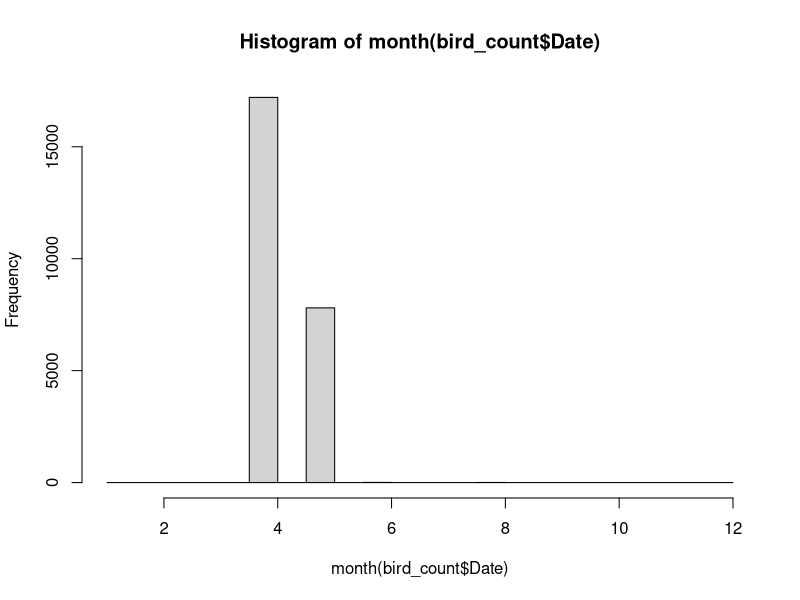

The R source for this figure: (Note: this script raises an error after producing the figure.)
## ---- chunk 1
#install.packages("tidyverse")
library(tidyverse)

# use to fix the date values from character to actual date
#install.packages("lubridate")
library(lubridate)

#install.packages("caret")
library(caret)


fowls <- read.csv("duck_data.csv")

fowls$STRATUM = as.character(fowls$STRATUM)

birds <- fowls %>% 
  mutate( 
        # Combining the old goose counts with the new goose counts, 
        # if the new count exists, then that is what we will use, otherwise we'll use the old count...
        # not the best practice but good enough for now
        CanadianGoose = if_else(!is.na(CAGO_TIBN), CAGO_TIBN, CAGO_TIB)) %>%
  
  rename(Year = YEAR, State = STATE, TimeOfDay = CKTYPE, Plot = PLOT, Date = DATE,
          Stratum = STRATUM, WetHab = WETHAB, Handfeed = HANDFEED, 
          Mallard = MALL_TIB, 
          AmBlackDuck = ABDU_TIB, 
          WoodDuck = WODU_TIB) %>%
  
  # Removing extra columns - Have the TIBN and TIB data else where
  # The pairs of birds seems to have been calculated based on the number of birds seen
  # so I am just using the birds variables -> Maybe come back to automate for Pairs
  select(!CAGO_TIB, -CAGO_TIBN, -ends_with("_TIP")) %>%
  
  # Pivoting the table so each observation denotes the count of one species
  # (making it easier to filter)
  pivot_longer(cols = 9:12, names_to = "Species", values_to = "Count") %>%
  
  # Only keeping explicit zeroes. The data was square so I assume those were introduced
  # by the structure as there are plenty of zeroes as well
  filter(!is.na(Count))


# Fixing the dates to actual date instead of character strings
birds$Date <- mdy(birds$Date)

# This has all years
# unique(birds$Year)

# The overwhelming majority of these are zeroes (105526/134444, this is about eighty percent of the data is zeroes)
# Removing these zeroes removes all observations for 2010 and 2012. 
count_zeros <- birds %>% filter(Count == 0)

# These are just records where birds were seen
bird_count <- birds %>% filter(Count != 0)
# No 2010 or 2012, meaning that the only recorded counts those years is 0 for all species
# that's not very helpful anyways
# unique(bird_count$Year)

# # Just looking at these dates that are missing or a null value, 
# # they seem to be all over the place (lots of states, years, ect)
# # so I'm just going to make a note of that... For now I'm just not going to 
# # use this variable
# missing_date <- birds %>% filter(is.na(Date)|Date == "1900-01-01")
# # NOTE: There are 30310 records who don't have the date recorded and it looks like they are all cohorts
# 
# # Just for the records we look at, only 3891/28918 are missing the date
# missing_date_count <- bird_count %>% filter(is.na(Date)|Date == "1900-01-01")
# # so I'm just going to get rid of that 13% of data as well
bird_count <- bird_count %>% filter(-is.na(Date)|Date != "1900-01-01")

# Finally, I can see that I have two records listed as 20/04/1930 in Date, while Year reads 2003
# so those dates will become 20/04/2003
bird_count[bird_count == "1930-04-20"] <- as.Date("2003-04-20")

# Defining bird sightings by season for a bar plot
bird_season <- bird_count %>% mutate(
  season = cut(yday(bird_count$Date - days(79)), 
            breaks = c(0, 93, 187, 276, Inf), 
            labels = c("Spring", "Summer", "Autumn", "Winter"))
)
# Birds are overwhelmingly seen in spring, not very useful data
table(bird_season$season)

# What about months?
# Nearly all birds were sighted in April and May (breeding season?)
hist(month(bird_count$Date))

# about half and half
table(bird_count$WetHab)

# Overwhelmingly skewed towards no handfeeding around
table(bird_count$Handfeed)

# Overwhelmingly skewed towards 1
table(bird_count$TimeOfDay)

# Finely distributed 
table(Stratum)

# cut divides the range of x into intervals and codes the values in x according to which interval they fall
# yday and days are both from the lubridate package, yday returns the day of the year


# Here we are showing that we should remove the NA counts. There are records with 0 in line with NA
# There are 287 of these so it is a really small portion of the data records (per site)
# missing_data <- birds %>% filter(is.na(AmBlackDuck)|is.na(Mallard)|is.na(WoodDuck)|is.na(CanadianGoose))
## ---- chunk 2
# Just exploring the distribution of counts for each bird
# birds$CountCat = if_else(birds$Count == 0, "None", 
#                     if_else(birds$Count == 1, "Solo", 
#                       if_else(birds$Count == 2, "Pair", 
#                         if_else(birds$Count >= 3| Count < 30, "Gaggle", "Flock"))))
?subset

summary_table <- bird_count %>% group_by(Species,Year) %>%
  summarize(Mean = mean(Count), Median = median(Count), Range = paste0(min(Count), "-", max(Count), IQR = IQR(Count)))
summary_table

# Have this be rendered in the data exploration tab
bird_count %>% group_by(Species, Year) %>%
  summarize(Mean = mean(Count), Median = median(Count), Range = paste0(min(Count), "-", max(Count)))


unique(birds$Stratum)
# 12
# 27
# 99 - Saltmarsh Stratum

## ---- chunk 3
# Heat map of date, first remove the missing dates
# Trendline of Time vs Count, each separate line available for species, scatterplot dots colored by species
ggplot(bird_count, aes(x = Year, y = Count, colour = Species)) +
  geom_jitter() + 
  stat_smooth(data = subset(bird_count, Species == "AmBlackDuck", 
                            method = "lm", se = T)) +
  stat_smooth(data = subset(bird_count, Species == "CanadianGoose", 
                            method = "lm", se = T)) + 
  stat_smooth(data = subset(bird_count, Species == "Mallard", 
                            method = "lm", se = T)) + 
  stat_smooth(data = subset(bird_count, Species == "WoodDuck", 
                            method = "lm", se = T))

ggplot(bird_count) +
  geom_bar(aes())

subset(bird_count, 7 <= Count & Count <= 400 )

ggplot(data = subset(bird_count, 0 <= Count & Count <= 400 )) +
  geom_jitter(aes(x = Year, y = Count, shape = Species, color = State))

## ---- chunk 4
# Making a split so we get a representative number of each species in the same
# distribution as they appear in the data
# set.seed(15)
# 
# mallard <- birds %>% filter(Species == "Mallard") %>% select(!Species)
# 
# train <- sample(1:nrow(mallard), size = nrow(mallard)*0.7)
# test <- setdiff(1:nrow(mallard), train)
# 
# mallardTrain <- mallard[train, ]
# mallardTest <- mallard[test, ]

## ---- chunk 5
trainIndex <- createDataPartition(bird_count$Species, p = 0.7, list=FALSE)

birds_train <- bird_count[trainIndex,]
birds_test <- bird_count[-trainIndex,]

preProc <- preProcess(birds_train, method = c("center", "scale"))
birds_std_train <- predict(preProc, birds_train)
birds_std_test <- predict(preProc, birds_test)
## ---- chunk 6
fit <- lm(Count ~ Year + State + Stratum + TimeOfDay + WetHab + Handfeed + Species, data = birds_train)
summary(fit)
plot(fit)

lmFit1 <- train(Count ~ Year + State + Stratum + TimeOfDay + WetHab + Handfeed + Species,
                data =birds_train, method = "lm", trControl = trainControl(method = "cv", number = 5), 
                na.action = na.exclude)

# Model Comparison

summs[["adj.r.squared"]]

summs <- summary(lmFit1)




## ---- chunk 7
rf_SigPred <- train(Count ~ Year + State + Handfeed + Species,
             data = birds_train, method = "rf", 
             trControl = trainControl(method = "cv", number = 5),
             tuneGrid = data.frame(mtry = c(1, 2, 3, 4)))
rf_SigPred
plot(rf_SigPred)


rfFit <- randomForest(Count ~ Year + State + Handfeed + Species,
                      data = birds_train, mtry = 1:4, 
                      ntree = 200, importance = TRUE)
rfFit
tree(rfFit)
# Plot representing the 
plot(rfFit, xlab = "Number of Predictors in RF Model", ylab = "Root Mean Square Error (Found through CV)", 
     main = "Minimizing RMSE")
## ---- chunk 8

